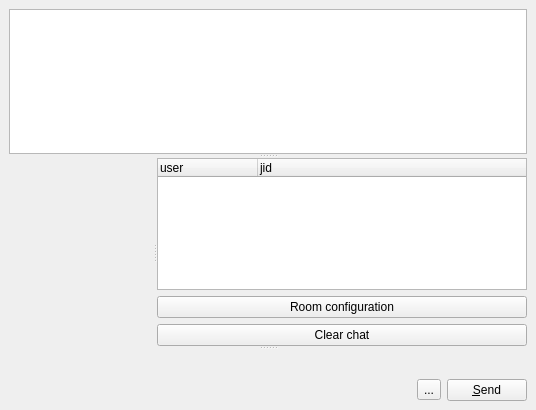
<ui version="4.0" >
 <class>groupchatwidget</class>
 <widget class="QWidget" name="groupchatwidget" >
  <property name="geometry" >
   <rect>
    <x>0</x>
    <y>0</y>
    <width>536</width>
    <height>410</height>
   </rect>
  </property>
  <property name="focusPolicy" >
   <enum>Qt::StrongFocus</enum>
  </property>
  <property name="windowTitle" >
   <string>Form</string>
  </property>
  <layout class="QGridLayout" >
   <property name="margin" >
    <number>9</number>
   </property>
   <property name="spacing" >
    <number>6</number>
   </property>
   <item row="1" column="1" >
    <spacer>
     <property name="orientation" >
      <enum>Qt::Horizontal</enum>
     </property>
     <property name="sizeHint" >
      <size>
       <width>101</width>
       <height>20</height>
      </size>
     </property>
    </spacer>
   </item>
   <item row="1" column="2" >
    <widget class="QToolButton" name="smileys" >
     <property name="toolTip" >
      <string>You can add emoticons by clicking here</string>
     </property>
     <property name="text" >
      <string>...</string>
     </property>
     <property name="icon" >
      <iconset>images/22x22/emotes/biggrin.png</iconset>
     </property>
     <property name="checkable" >
      <bool>true</bool>
     </property>
     <property name="popupMode" >
      <enum>QToolButton::InstantPopup</enum>
     </property>
    </widget>
   </item>
   <item row="1" column="3" >
    <widget class="QPushButton" name="sendButton" >
     <property name="text" >
      <string>&amp;Send</string>
     </property>
    </widget>
   </item>
   <item row="0" column="0" colspan="4" >
    <widget class="QSplitter" name="splitter_2" >
     <property name="orientation" >
      <enum>Qt::Vertical</enum>
     </property>
     <widget class="QTextBrowser" name="info" >
      <property name="minimumSize" >
       <size>
        <width>0</width>
        <height>1</height>
       </size>
      </property>
      <property name="toolTip" >
       <string>Every multi user chat can has topic of it's discussion</string>
      </property>
     </widget>
     <widget class="QSplitter" name="splitter" >
      <property name="orientation" >
       <enum>Qt::Horizontal</enum>
      </property>
      <widget class="QWidget" native="1" name="viewWidget" />
      <widget class="QWidget" name="layoutWidget" >
       <layout class="QVBoxLayout" >
        <property name="margin" >
         <number>0</number>
        </property>
        <property name="spacing" >
         <number>6</number>
        </property>
        <item>
         <widget class="QTreeWidget" name="users" >
          <property name="alternatingRowColors" >
           <bool>true</bool>
          </property>
          <property name="rootIsDecorated" >
           <bool>false</bool>
          </property>
          <column>
           <property name="text" >
            <string>user</string>
           </property>
          </column>
          <column>
           <property name="text" >
            <string>jid</string>
           </property>
          </column>
         </widget>
        </item>
        <item>
         <widget class="QWidget" native="1" name="admin" >
          <layout class="QVBoxLayout" >
           <property name="margin" >
            <number>0</number>
           </property>
           <property name="spacing" >
            <number>6</number>
           </property>
           <item>
            <widget class="QPushButton" name="roomConfig" >
             <property name="toolTip" >
              <string>You can set up logging of the room etc</string>
             </property>
             <property name="text" >
              <string>Room configuration</string>
             </property>
            </widget>
           </item>
          </layout>
         </widget>
        </item>
        <item>
         <widget class="QPushButton" name="clearChat" >
          <property name="text" >
           <string>Clear chat</string>
          </property>
         </widget>
        </item>
       </layout>
      </widget>
     </widget>
     <widget class="QWidget" native="1" name="lineWidget" >
      <property name="minimumSize" >
       <size>
        <width>0</width>
        <height>10</height>
       </size>
      </property>
     </widget>
    </widget>
   </item>
   <item row="1" column="0" >
    <widget class="QWidget" native="1" name="logs" />
   </item>
  </layout>
 </widget>
 <resources/>
 <connections/>
</ui>
